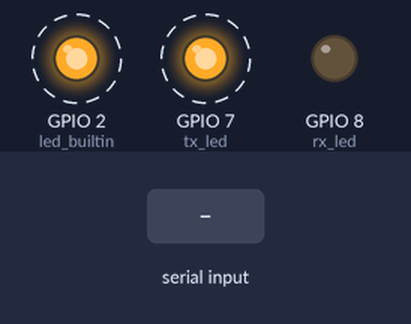
The sketch below on a simulated ESP8266 (NodeMCU). On the bench: output pins drawn as LEDs (lit = HIGH). Dashed ring = blinking. Inputs (shaded band) come from the test bench. What the sketch prints to the serial monitor is not drawn.

Above: at 1.25 s.
1.3 s: "t" received over Serial
At 1.5 s:
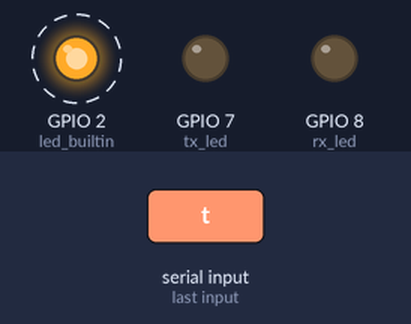
At 2.05 s:
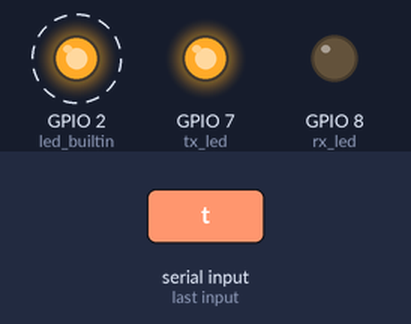
Timing chart, 0 to 10.3 s (numbered marks = the images above; inputs shaded):
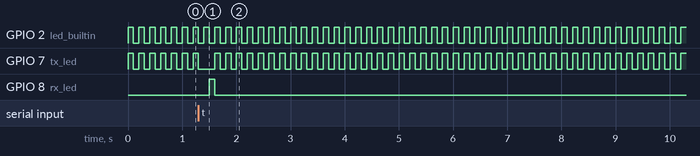

Measured:
- after the input at 1.3 s, GPIO 8 (rx_led): LOW → HIGH after 0.20 s, → LOW 0.10 s later
- by itself, GPIO 2 (led_builtin): alternates HIGH for 0.10 s and LOW for 0.10 s
- by itself, GPIO 7 (tx_led): repeats every 0.20 s: HIGH 0.10 s, LOW 0.10 s

The sketch:

nodemcu-esp32s-maxrs485-tranciever.ino
```cpp
const int led_builtin = 2; // builtin NodeMCU LED
const int tx_led = 7; // Tx led orange
const int rx_led = 8; // rx led green
int incoming_byte;


void setup() {
  Serial.begin(9600);
  // builtin led to signal that either a Tx or Rx data transaction is occuring
  pinMode(led_builtin, OUTPUT);
  pinMode(tx_led, OUTPUT); // signals a Tx data transaction
  pinMode(rx_led, OUTPUT); // signals a Rx data transaction

}

void loop() {
  // reciever loop
  // See if there's incoming serial data
  if (Serial.available() > 0) {
    // read oldest byte in serial buffer
    incoming_byte = Serial.read();
    if (incoming_byte == 't') {
      digitalWrite(led_builtin, HIGH);
      delay(100);
      digitalWrite(rx_led, HIGH);
      digitalWrite(led_builtin, LOW);
      delay(100);
      digitalWrite(rx_led, LOW);
    }

    }
    else {
    // transmit loop
    Serial.print('t');
    digitalWrite(led_builtin, HIGH);
    digitalWrite(tx_led, HIGH);
    delay(100);
    digitalWrite(led_builtin, LOW);
    digitalWrite(tx_led, LOW);
    delay(100);
    }
}
```
